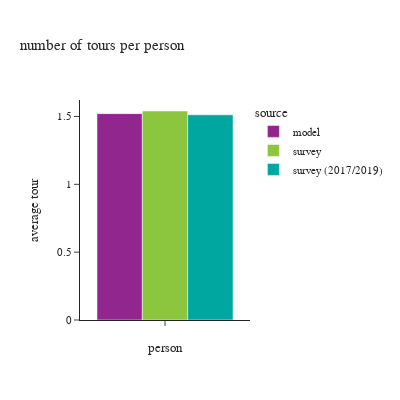

Notebook source saved alongside this figure:
### Code cell
df_plot = df_tour.groupby(['source'])['toexpfac'].sum().reset_index().\
    merge(df_person.groupby(['source'])['psexpfac'].sum().reset_index(), how='left', on=['source'])
df_plot['average tour'] = df_plot['toexpfac']/df_plot['psexpfac']
df_plot['person'] = ''

fig = px.bar(df_plot, x="person", y="average tour", color="source",
             barmode="group",title="number of tours per person")
fig.update_layout(height=400, width=400, font=dict(size=11),
                  xaxis = dict(dtick = 1, categoryorder='category ascending'),
                  yaxis=dict(tickformat=".3"))
fig.show()

### Figure 1 — Plotly figure (JSON) as saved in the notebook; plotly's stock layout.template omitted (floating-point values rounded to 4 significant figures)
{"data": [{"alignmentgroup": "True", "hovertemplate": "source=model<br>person=%{x}<br>average tour=%{y}<extra></extra>", "legendgroup": "model", "marker": {"color": "#91268F", "pattern": {"shape": ""}}, "name": "model", "offsetgroup": "model", "orientation": "v", "showlegend": true, "textposition": "auto", "type": "bar", "x": [""], "xaxis": "x", "y": [1.521], "yaxis": "y"}, {"alignmentgroup": "True", "hovertemplate": "source=survey<br>person=%{x}<br>average tour=%{y}<extra></extra>", "legendgroup": "survey", "marker": {"color": "#8CC63E", "pattern": {"shape": ""}}, "name": "survey", "offsetgroup": "survey", "orientation": "v", "showlegend": true, "textposition": "auto", "type": "bar", "x": [""], "xaxis": "x", "y": [1.541], "yaxis": "y"}, {"alignmentgroup": "True", "hovertemplate": "source=survey (2017/2019)<br>person=%{x}<br>average tour=%{y}<extra></extra>", "legendgroup": "survey (2017/2019)", "marker": {"color": "#00A7A0", "pattern": {"shape": ""}}, "name": "survey (2017/2019)", "offsetgroup": "survey (2017/2019)", "orientation": "v", "showlegend": true, "textposition": "auto", "type": "bar", "x": [""], "xaxis": "x", "y": [1.512], "yaxis": "y"}], "layout": {"barmode": "group", "font": {"size": 11}, "height": 400, "legend": {"title": {"text": "source"}, "tracegroupgap": 0}, "title": {"text": "number of tours per person"}, "width": 400, "xaxis": {"anchor": "y", "categoryorder": "category ascending", "domain": [0.0, 1.0], "dtick": 1, "title": {"text": "person"}}, "yaxis": {"anchor": "x", "domain": [0.0, 1.0], "tickformat": ".3", "title": {"text": "average tour"}}}}
